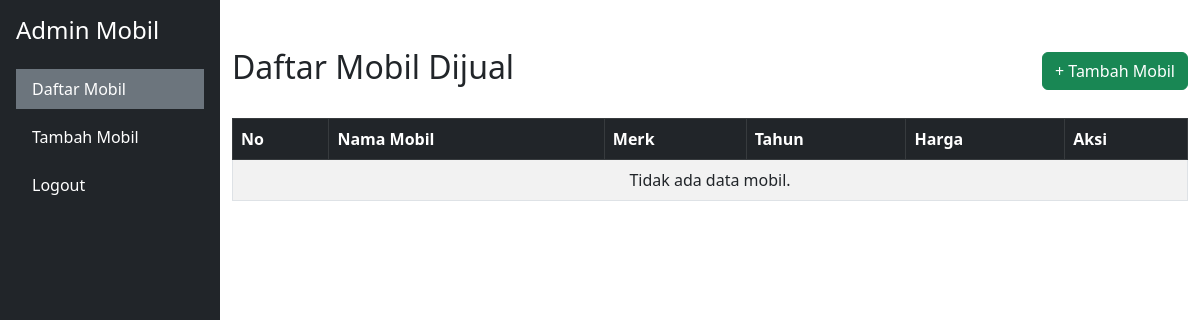
/UserPage/jual.php, run on an earlier commit of the app's database.
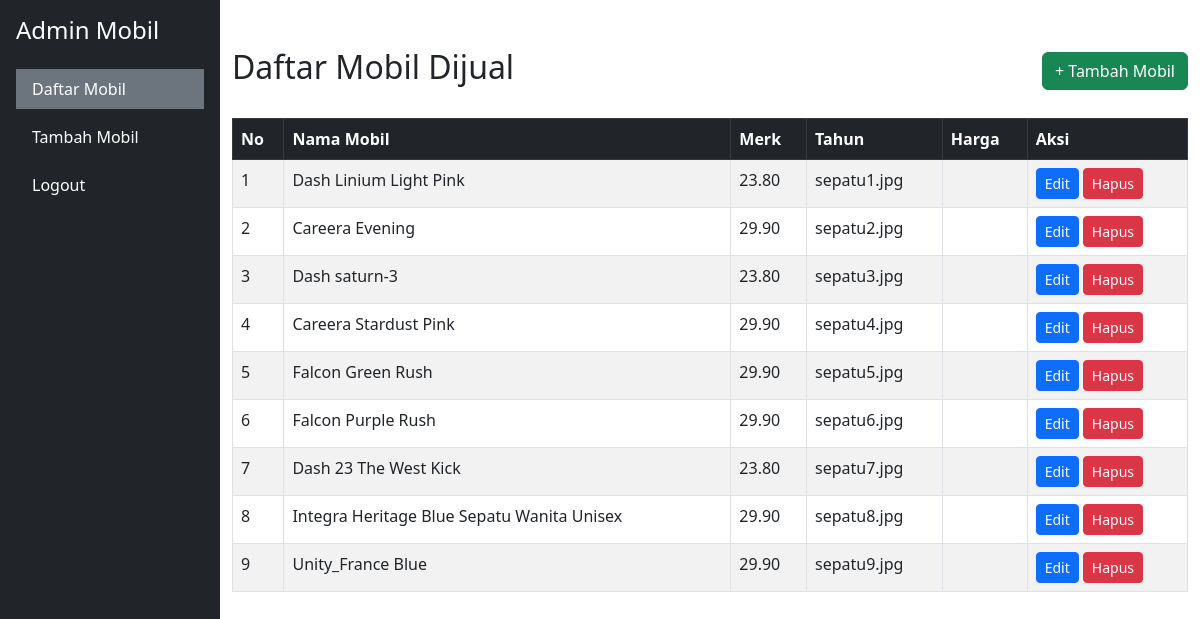
And on a later commit of the database.
### tables this page shows
CREATE TABLE `products` (
  `id` int NOT NULL,
  `name` varchar(100) NOT NULL,
  `price` decimal(10,2) NOT NULL,
  `image` varchar(255) NOT NULL,
  `product_detail` text NOT NULL
);

### admin/function.php (called while the page is built, shortened)
<?php
$host = 'localhost';
$db_name = 'pw2025_tubes_243040067';
$db_user = 'root';
$db_pass = '';
try {
    $conn = new PDO("mysql:host=$host;dbname=$db_name", $db_user, $db_pass);
    $conn->setAttribute(PDO::ATTR_ERRMODE, PDO::ERRMODE_EXCEPTION);
} catch (PDOException $e) {
    die("Koneksi gagal: " . $e->getMessage());
}
function select($query)
{
    global $conn;
    $stmt = $conn->prepare($query);
    $stmt->execute();
    return $stmt->fetchAll(PDO::FETCH_ASSOC);
}

### UserPage/jual.php (the view, shortened to what this page needs)
<?php
require 'function.php';
$cars = select("SELECT * FROM products");
$no = 1;
?>
<!DOCTYPE html>
<html lang="en">
<head>
    <link href="https://cdn.jsdelivr.net/npm/bootstrap@5.3.0/dist/css/bootstrap.min.css" rel="stylesheet">
</head>
<body>
    <div class="d-flex">
        <nav class="bg-dark text-white p-3 vh-100" style="width: 220px; min-width: 200px;">
            <h4 class="mb-4">Admin Mobil</h4>
            <ul class="nav flex-column">
                <li class="nav-item mb-2">
                    <a class="nav-link text-white<?= basename($_SERVER['PHP_SELF']) == 'jual.php' ? ' active bg-secondary' : '' ?>" href="jual.php">Daftar Mobil</a>
                </li>
                <li class="nav-item mb-2">
                    <a class="nav-link text-white<?= basename($_SERVER['PHP_SELF']) == 'tambahmobil.php' ? ' active bg-secondary' : '' ?>" href="tambahmobil.php">Tambah Mobil</a>
                </li>
                <li class="nav-item">
                    <a class="nav-link text-white" href="logout.php">Logout</a>
                </li>
            </ul>
        </nav>
        <div class="flex-grow-1">
            <div class="container mt-5">
                <div class="d-flex justify-content-between align-items-center mb-4">
                    <h2>Daftar Mobil Dijual</h2>
                    <button type="button" class="btn btn-success" data-bs-toggle="modal" data-bs-target="#tambahMobilModal">
                        + Tambah Mobil
                    </button>
                </div>
                <table class="table table-striped table-bordered">
                    <thead class="table-dark">
                        <tr>
                            <th>No</th>
                            <th>Nama Mobil</th>
                            <th>Merk</th>
                            <th>Tahun</th>
                            <th>Harga</th>
                            <th>Aksi</th>
                        </tr>
                    </thead>
                    <tbody>
                        <?php if (!empty($cars)): ?>
                            <?php foreach ($cars as $car): ?>
                                <tr>
                                    <td><?= $no++ ?></td>
                                    <td><?= $car['name'] ?></td>
                                    <td><?= $car['price'] ?></td>
                                    <td><?= $car['image'] ?></td>
                                    <td><?= $car['product_detail'] ?></td>
                                    <td>
                                        <a href="editmobil.php?id=<?= $car['id'] ?>" class="btn btn-primary btn-sm">Edit</a>
                                        <a href="hapusmobil.php?id=<?= $car['id'] ?>" class="btn btn-danger btn-sm" onclick="return confirm('Yakin ingin menghapus data ini?');">Hapus</a>
                                    </td>
                                </tr>
                            <?php endforeach; ?>
                        <?php else: ?>
                            <tr>
                                <td colspan="6" class="text-center">Tidak ada data mobil.</td>
                            </tr>
                        <?php endif; ?>
                    </tbody>
                </table>
            </div>
        </div>
    </div>
</body>
</html>

What changed in the data, as far as the page shows it:
added products: name "Dash Linium Light Pink", price "23.80", image "sepatu1.jpg"
added products: name "Careera Evening", price "29.90", image "sepatu2.jpg"
added products: name "Dash saturn-3", price "23.80", image "sepatu3.jpg"
added products: name "Careera Stardust Pink", price "29.90", image "sepatu4.jpg"
added products: name "Falcon Green Rush", price "29.90", image "sepatu5.jpg"
added products: name "Falcon Purple Rush", price "29.90", image "sepatu6.jpg"
added products: name "Dash 23 The West Kick", price "23.80", image "sepatu7.jpg"
added products: name "Integra Heritage Blue Sepatu Wanita Unisex", price "29.90", image "sepatu8.jpg"
added products: name "Unity_France Blue", price "29.90", image "sepatu9.jpg"
Also different on the page:
text no longer shown: "Tidak ada data mobil."
